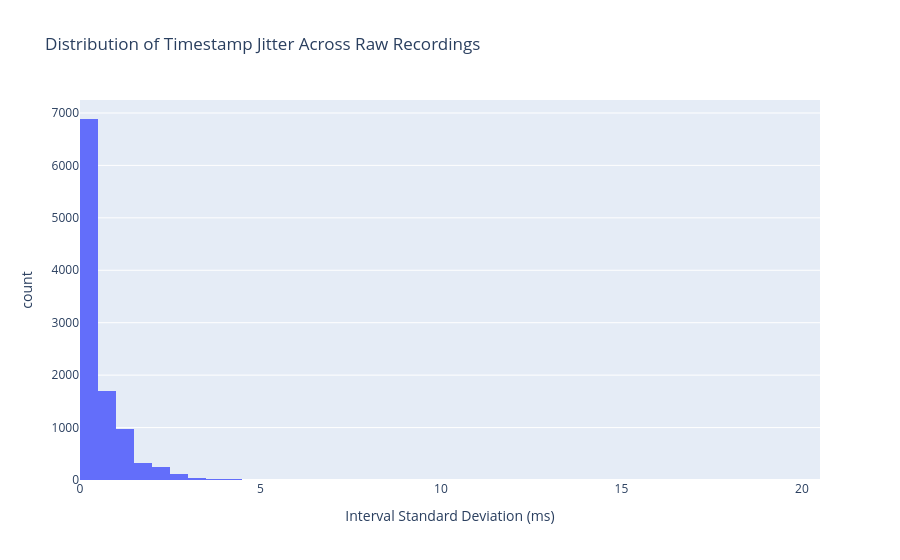

Here is the notebook cell this chart was saved with:
### Code cell
# 5.7 Timestamp jitter distribution
fig = px.histogram(
    quality_df,
    x="jitter_std_ms",
    nbins=50,
    title="Distribution of Timestamp Jitter Across Raw Recordings",
    labels={
        "jitter_std_ms": "Interval Standard Deviation (ms)",
    },
)

fig.show()

### Figure 1 — Plotly figure (JSON) as saved in the notebook; plotly's stock layout.template omitted (floating-point values rounded to 4 significant figures; data arrays with more than 128 entries replaced by an {"elided": "..."} marker saying what was removed)
{"data": [{"bingroup": "x", "hovertemplate": "Interval Standard Deviation (ms)=%{x}<br>count=%{y}<extra></extra>", "legendgroup": "", "marker": {"color": "#636efa", "pattern": {"shape": ""}}, "name": "", "nbinsx": 50, "orientation": "v", "showlegend": false, "type": "histogram", "x": {"elided": "10318 float values"}, "xaxis": "x", "yaxis": "y"}], "layout": {"barmode": "relative", "legend": {"tracegroupgap": 0}, "title": {"text": "Distribution of Timestamp Jitter Across Raw Recordings"}, "xaxis": {"anchor": "y", "domain": [0, 1], "title": {"text": "Interval Standard Deviation (ms)"}}, "yaxis": {"anchor": "x", "domain": [0, 1], "title": {"text": "count"}}}}
